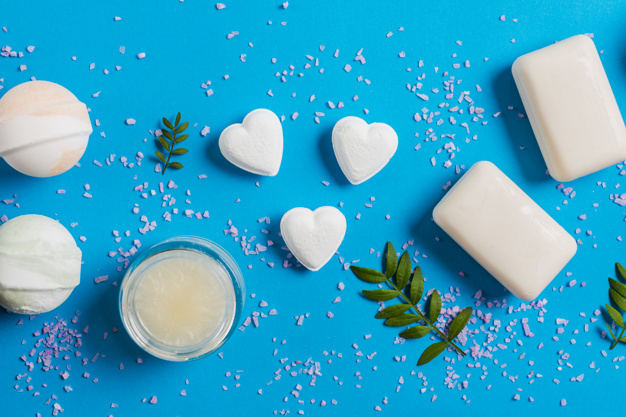
#> input picture filtering/images/soaps.jpg, 626 x 417 px
$ python edge_detection.py
#> lines starting #> are read from the running program, lines starting #| are printed output that depends on the picture
from skimage import color
from skimage.filters import sobel
from matplotlib import pyplot as plt


def show_image(image, title="Image", cmap_type='gray'):
    plt.imshow(image, cmap=cmap_type)
    plt.title(title)
    plt.axis('off')
    plt.show()


soaps = plt.imread('images/soaps.jpg')
#> soaps is the input picture: shape (417, 626, 3); mean R, G, B 56.5, 165.4, 199.6
soaps_gray = color.rgb2gray(soaps)
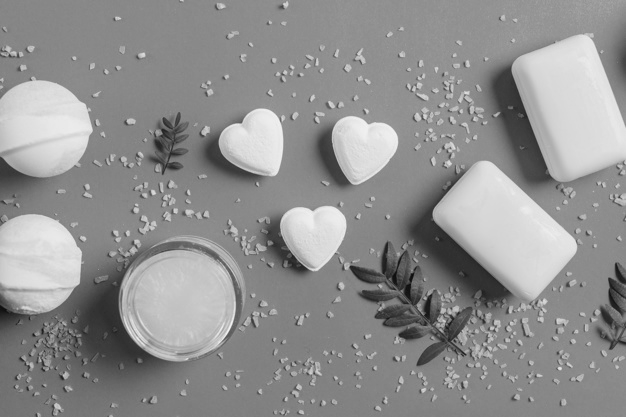
#> soaps_gray: shape (417, 626) float64; min 0.0424, max 0.962, mean 0.568

edge_sobel = sobel(soaps_gray)
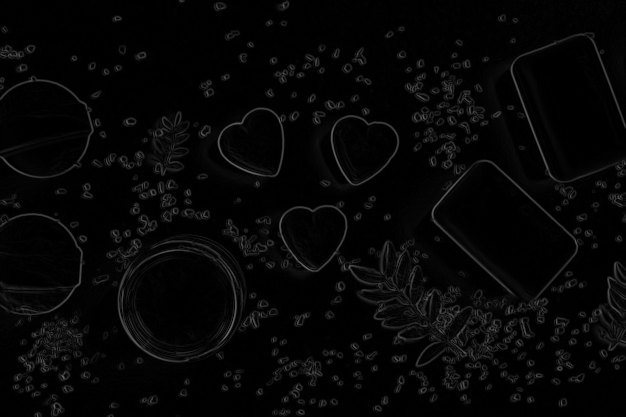
#> edge_sobel: shape (417, 626) float64; min 0, max 0.423, mean 0.026

show_image(soaps, "Original")
show_image(edge_sobel, "Edges with Sobel")

$ run again, with filtering/images/sharp.jpg copied over filtering/images/soaps.jpg
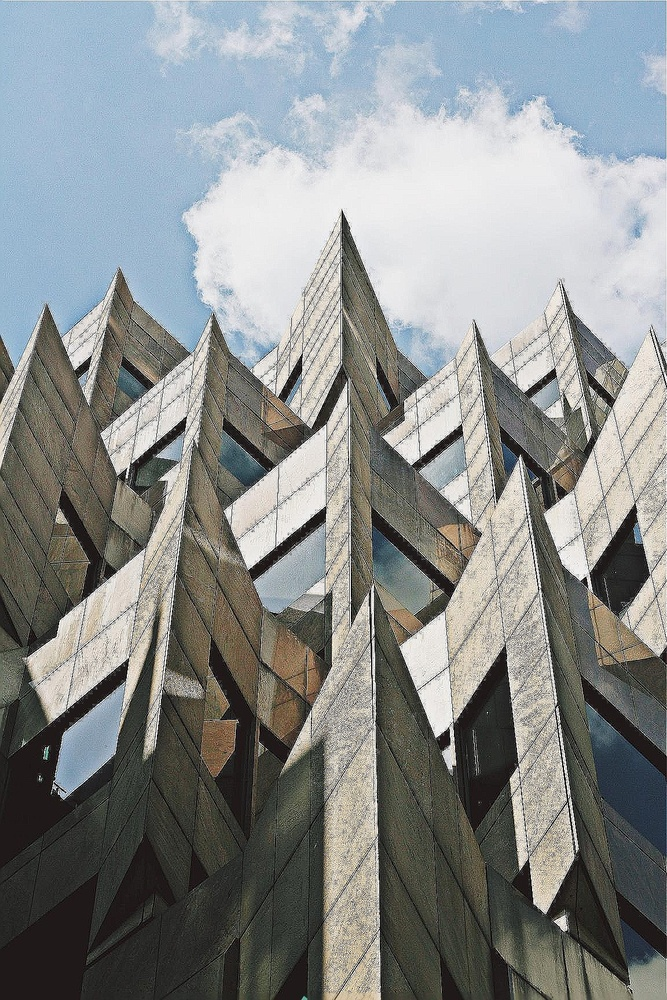
#> input picture filtering/images/sharp.jpg, 667 x 1000 px, shrunk from 1152 x 1728 before the run
#> soaps is the input picture: shape (1000, 667, 3); mean R, G, B 136.1, 139.7, 139.2
#> `soaps_gray = color.rgb2gray(soaps)`:
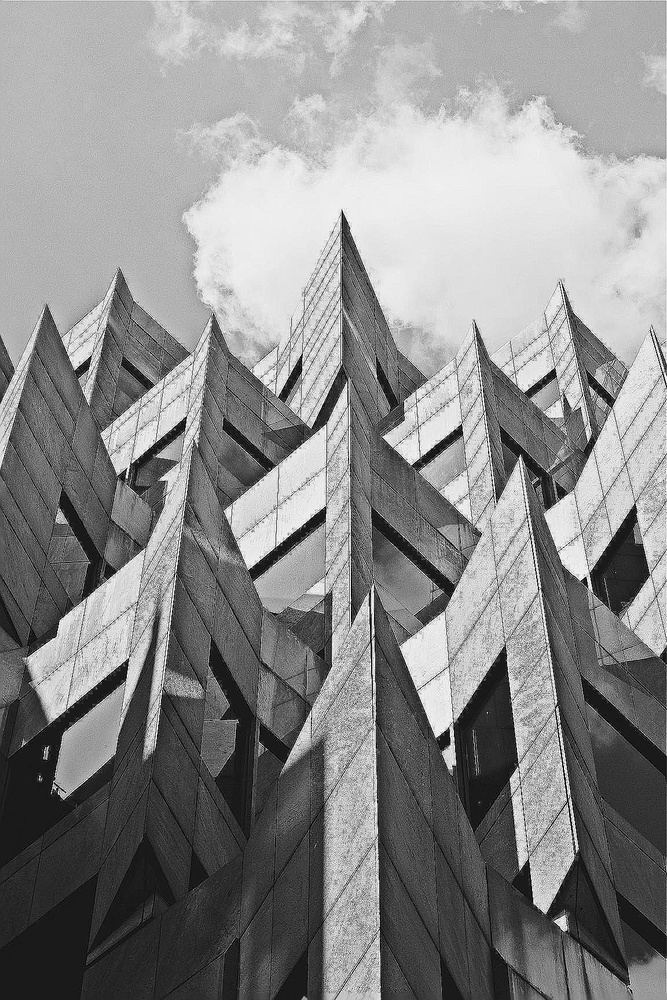
#> soaps_gray: shape (1000, 667) float64; min 0, max 1, mean 0.545
#> `edge_sobel = sobel(soaps_gray)`:
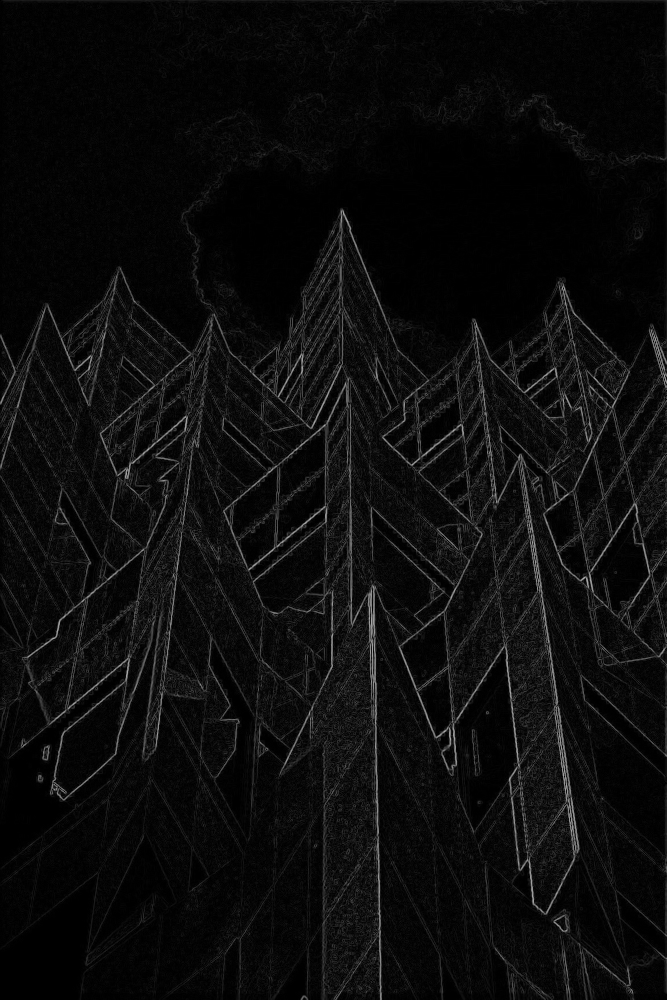
#> edge_sobel: shape (1000, 667) float64; min 0, max 0.683, mean 0.0499
